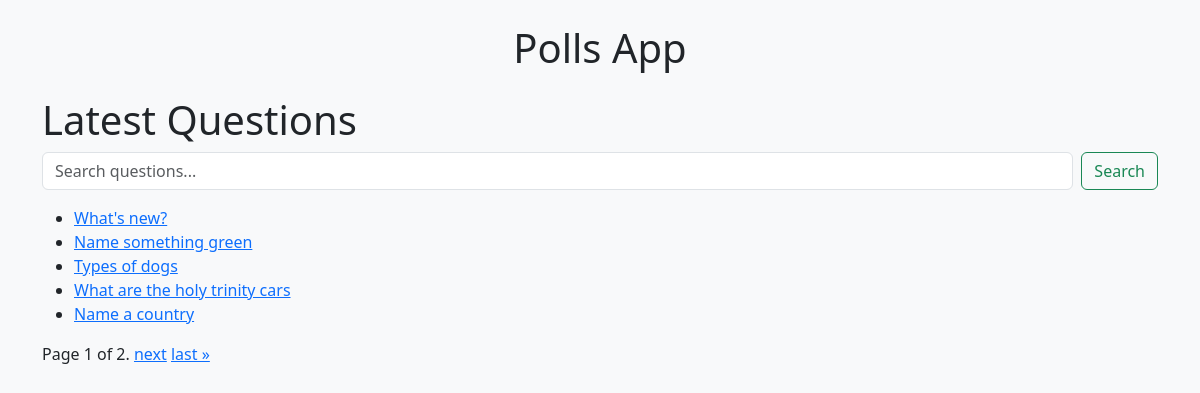
/polls/, run on an earlier commit of the app's database.
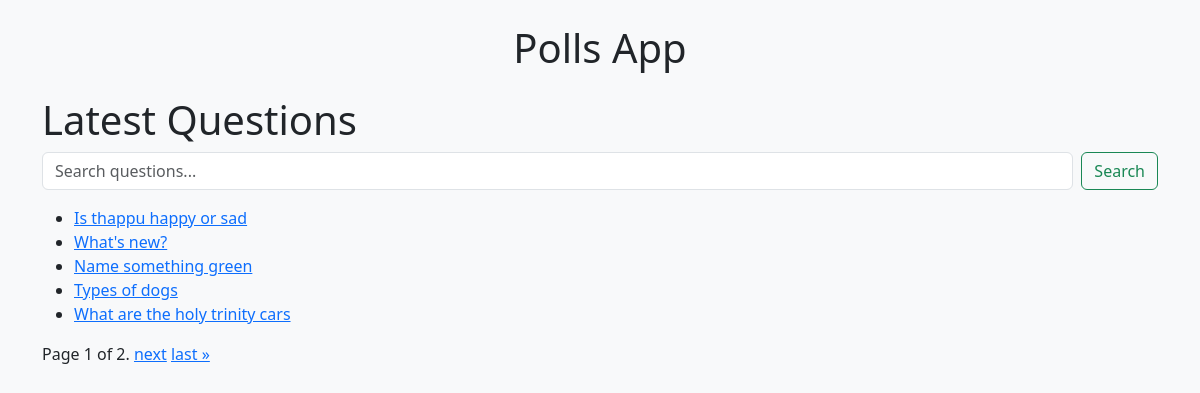
And on a later commit of the database.
### polls/models.py (models this page shows, shortened)
class Question(models.Model):
    question_text = models.CharField(max_length=200)
    pub_date = models.DateTimeField('date published')

### polls/views.py (the view)
# urls.py: path('', views.index, name='index'),
def index(request):
    query = request.GET.get('q')
    if query:
        question_list = Question.objects.filter(question_text__icontains=query).order_by('-pub_date')
    else:
        question_list = Question.objects.order_by('-pub_date')
    paginator = Paginator(question_list, 5)  # Show 5 questions per page
    page_number = request.GET.get('page')
    page_obj = paginator.get_page(page_number)
    return render(request, 'polls/index.html', {
        'page_obj': page_obj,
        'query': query
    })

### polls/templates/polls/index.html (shortened to what this page needs)
{% extends "polls/base.html" %}
{% block content %}
  <h1>Latest Questions</h1>
  <form method="get" class="d-flex mb-3" action="{% url 'polls:index' %}">
    <input class="form-control me-2" type="search" placeholder="Search questions..." name="q" value="{{ query|default_if_none:'' }}">
    <button class="btn btn-outline-success" type="submit">Search</button>
  </form>
  <ul>
    {% for question in page_obj %}
      <li><a href="{% url 'polls:detail' question.id %}">{{ question.question_text }}</a></li>
    {% empty %}
      <li>No questions found.</li>
    {% endfor %}
  </ul>
  <div class="pagination">
    <span class="page-links">
        <span class="current">
            Page {{ page_obj.number }} of {{ page_obj.paginator.num_pages }}.
        </span>
        {% if page_obj.has_next %}
            <a href="?{% if query %}q={{ query }}&{% endif %}page={{ page_obj.next_page_number }}">next</a>
            <a href="?{% if query %}q={{ query }}&{% endif %}page={{ page_obj.paginator.num_pages }}">last &raquo;</a>
        {% endif %}
    </span>
  </div>
{% endblock %}

What changed in the data, as far as the page shows it:
no longer on this page (row unchanged): Question: question_text "Name a country"
added Question: question_text "Is thappu happy or sad"
